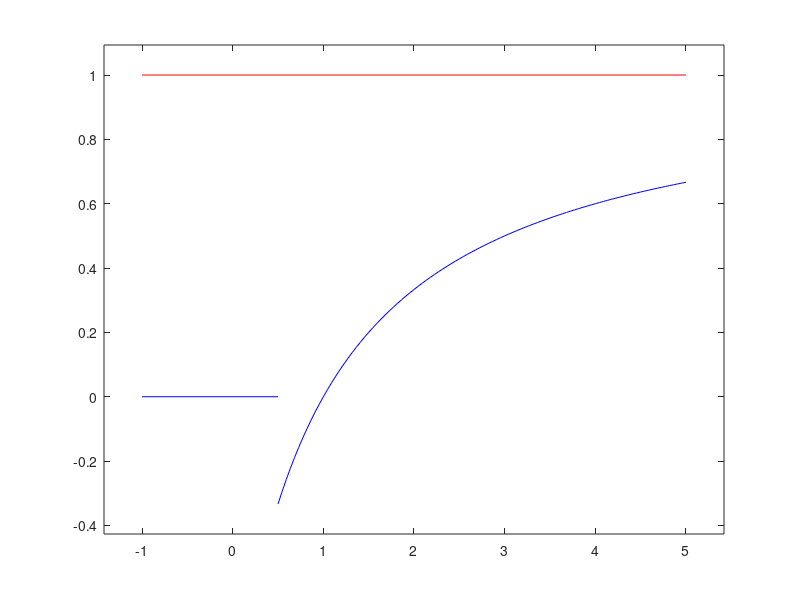
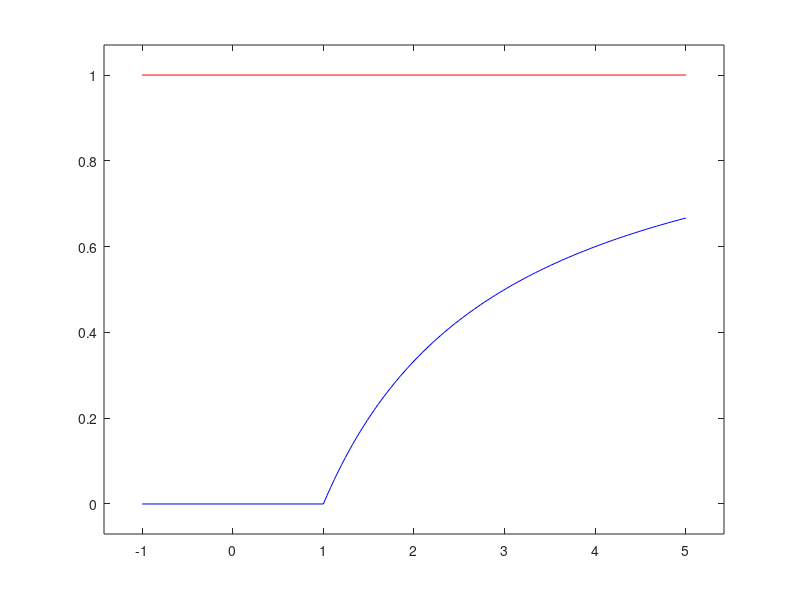

These figures' MATLAB source, in order:
clc;clear;clf;

% is it a cdf?
% by hand approach: check the extrem locations: limits + connection points 
% in case of piecewise defined functions

% by-hand approach
% a) (x-1)/(x+1) if x>=1/2, otherwise 0
% not a cdf: it negative at 1/2

% practical approach
figure(1);
xx=linspace(1/2,5);
plot([-1,1/2],[0,0],"b",xx,(xx-1)./(xx+1),"b",[-1,5],[1,1],"r");
axis padded;



% by-hand approach
% a) (x-1)/(x+1) if x>=1, otherwise 0
% it is cdf

% practical approach
figure(2);
xx=linspace(1,5);
plot([-1,1],[0,0],"b",xx,(xx-1)./(xx+1),"b",[-1,5],[1,1],"r");
axis padded;











% b) (x-1)/(x+1) if x>=1, otherwise 0
